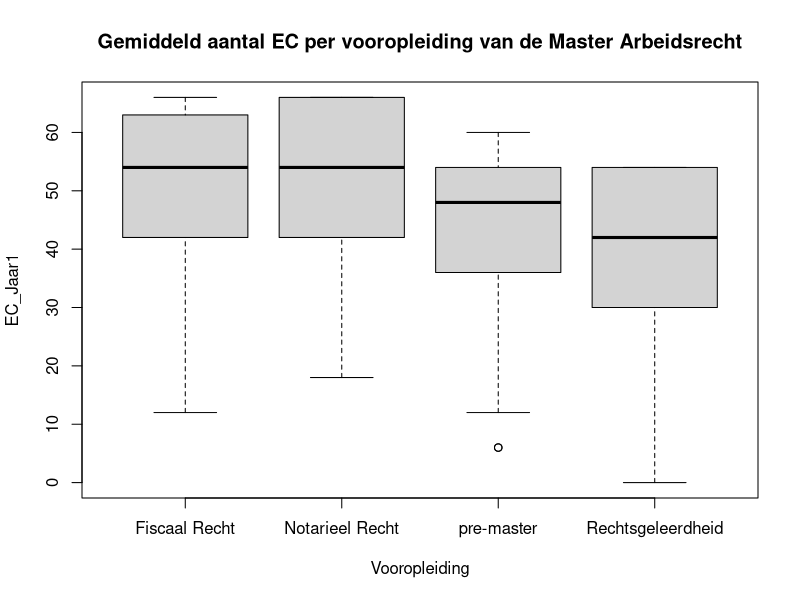

Generate this figure with R:
## ---- chunk 1
paste0(here::here(),"/03. Includes/code/Header.R")
## ---- chunk 2
library(stringr)
Round_and_format <- function(x, digits = 2) {
  x <- as.character(round(x, digits))
  x <- str_replace(x, "[.]", ",")
  return(x)
}
## ---- chunk 3
## H0 en H1 medianen of gemiddelden, ook in toepassing 
## is het wel interessant om gemiddelden te tonen? 
## link naar Mann W-U test 
## Vraag Sandjai en Martijn: Hoe kan het dat Fiscaal Recht en de pre-master niet significant verschillen, terwijl Notarieel Recht en de pre-master wel verschillen.  


RNGkind(sample.kind = "Rounding")
set.seed(8)
# 3
## 300 waarnemingen voor Vooropleiding
Seed <- sample(c(1, 2, 3, 4), 300, replace = TRUE)
Vooropleiding <-  ifelse(Seed == 1, "Rechtsgeleerdheid", 
                  ifelse(Seed == 2, "Notarieel Recht",
                  ifelse(Seed == 3, "Fiscaal Recht",
                  ifelse(Seed == 4, "pre-master",
                                 NA))))

## 300 waarnemingen voor puntenaantallen, random gesampled uit een lijst mogelijkheden
Punten_mogelijkheden <- c(6, 12, 18, 24, 30, 36, 36, 42, 42, 42, 48, 48, 48, 48, 54, 54, 54, 60, 60, 60, 60, 60, 60)
EC_Jaar1 <- sample(Punten_mogelijkheden, 300, replace = TRUE)

Studentnr <- sample(3000000:4000000, 300)
Resultaten_arbeidsrecht <- data.frame(Studentnr, Vooropleiding, EC_Jaar1)

## puntencorrectie om Fiscaal en Notarieel +6 punten te geven en Rechtsgeleerdheid -6 punten
Resultaten_arbeidsrecht$EC_Jaar1[Vooropleiding == "Fiscaal Recht" | Vooropleiding == "Notarieel Recht"] <-
  Resultaten_arbeidsrecht$EC_Jaar1[Vooropleiding == "Fiscaal Recht" | Vooropleiding == "Notarieel Recht"] + 6
Resultaten_arbeidsrecht$EC_Jaar1[Vooropleiding == "Rechtsgeleerdheid"] <-
  Resultaten_arbeidsrecht$EC_Jaar1[Vooropleiding == "Rechtsgeleerdheid"] - 6
## ---- chunk 4
## Eerste 6 observaties
head(Resultaten_arbeidsrecht)

## Laatste 6 observaties
tail(Resultaten_arbeidsrecht)
## ---- chunk 5
## Opleidingen in de data aanwezig
levels(Resultaten_arbeidsrecht$Vooropleiding)
## ---- chunk 6
## Aantallen en mediaan
library(dplyr)
group_by(Resultaten_arbeidsrecht, Vooropleiding) %>%
  summarise(
    N = n(),
    Q1 = quantile(EC_Jaar1)[2], ##de eerste waarde is het minimum, Q1 is dus op plaats 2
    Mediaan = median(EC_Jaar1),
    Q3 = quantile(EC_Jaar1)[4]
  )
## ---- chunk 7
x <- group_by(Resultaten_arbeidsrecht, Vooropleiding) %>%
  summarise(
    N = n(),
    Q1 = quantile(EC_Jaar1)[2],
    Mediaan = median(EC_Jaar1),
    Q3 = quantile(EC_Jaar1)[4]
  )

vN_FIS <- Round_and_format(x[1,2])
vN_NOT <- Round_and_format(x[2,2])
vN_RCH <- Round_and_format(x[4,2])
vN_PM <- Round_and_format(x[3,2])

vQ1_FIS <- Round_and_format(x[1,3])
vQ1_NOT <- Round_and_format(x[2,3])
vQ1_RCH <- Round_and_format(x[4,3])
vQ1_PM <- Round_and_format(x[3,3])

vMed_FIS <- Round_and_format(x[1,4])
vMed_NOT <- Round_and_format(x[2,4])
vMed_RCH <- Round_and_format(x[4,4])
vMed_PM <- Round_and_format(x[3,4])

vQ3_FIS <- Round_and_format(x[1,5])
vQ3_NOT <- Round_and_format(x[2,5])
vQ3_RCH <- Round_and_format(x[4,5])
vQ3_PM <- Round_and_format(x[3,5])
## ---- chunk 8
boxplot(EC_Jaar1 ~ Vooropleiding, Resultaten_arbeidsrecht,
        main = "Gemiddeld aantal EC per vooropleiding van de Master Arbeidsrecht")
## ---- chunk 9
kruskal.test(EC_Jaar1 ~ Vooropleiding, Resultaten_arbeidsrecht)
## ---- chunk 10
Ktest <- kruskal.test(EC_Jaar1 ~ Vooropleiding, Resultaten_arbeidsrecht)
vK_DF <- Round_and_format(Ktest$parameter)
vK_Chi2 <- Round_and_format(Ktest$statistic)
vK_P <- Round_and_format(Ktest$p.value)
## ---- chunk 11
pairwise.wilcox.test(Resultaten_arbeidsrecht$EC_Jaar1, Resultaten_arbeidsrecht$Vooropleiding, p.adjust.method = "bonferroni")
